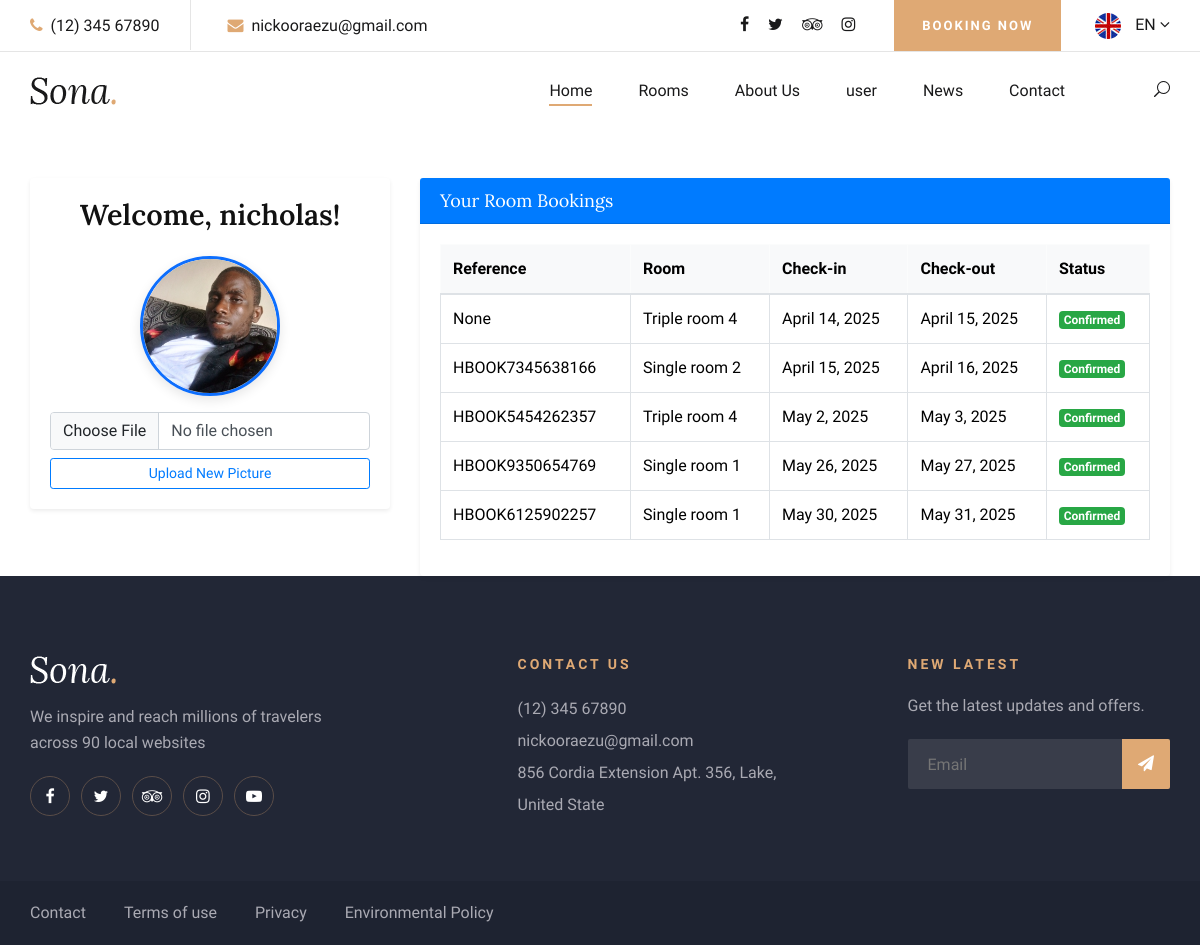
The page /accounts/dashboard/ (signed in) on the database as committed earlier.
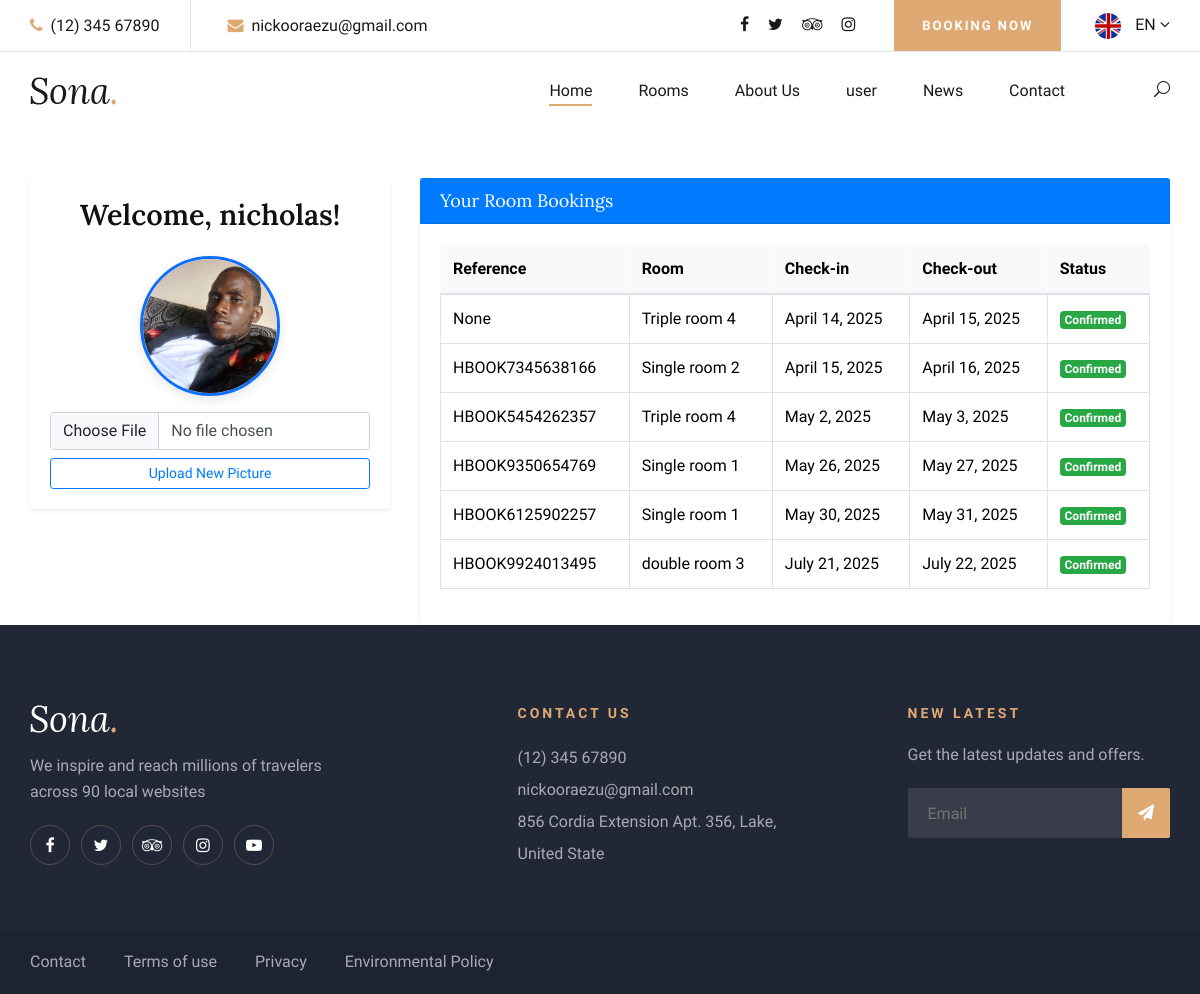
The same page on the database as committed later.
### rooms/models.py (models this page shows, shortened)
class Booking(models.Model):
    user = models.ForeignKey(settings.AUTH_USER_MODEL, on_delete=models.CASCADE)
    room=models.ForeignKey(Rooms,on_delete=models.CASCADE)
    check_in=models.DateField()
    check_out=models.DateField()
    guests=models.IntegerField()
    total_price=models.IntegerField()
    reference = models.CharField(max_length=100, blank=True, null=True)
    status= models.CharField(
        max_length=20,
         choices=[('pending', 'Pending'), ('confirmed', 'Confirmed'), ('cancelled', 'Cancelled')],
        default='pending'
    )

class Rooms(models.Model):
    room_type=models.CharField(max_length=50)
    room_number=models.CharField(max_length=20,unique=True)
    size=models.CharField(max_length=40)
    image=models.ImageField(upload_to='photos/room')
    capacity=models.CharField(max_length=30)
    bed=models.CharField(max_length=100)
    price_per_night=models.IntegerField()
    is_available=models.BooleanField(default=True)
    is_homepage=models.BooleanField(default=True)
    def __str__(self):
        return f'{self.room_type} {self.room_number}'

### accounts/views.py (the view)
# urls.py: path('dashboard/',views.dashboard,name='dashboard'),
def dashboard(request):
    user=request.user
    bookings=Booking.objects.filter(user=user)
    if request.method =='POST':
        profile_pic=request.FILES.get('profile_picture')
        if profile_pic:
            user.profile_picture = profile_pic
            user.save()
            return redirect('dashboard')
    context={
      'bookings':bookings,
      'user' :user
    }
    return render(request,'dashboard.html',context)

### templates/dashboard.html (shortened to what this page needs)
{% extends "base.html" %}
{% load static %}
{% block pagecontent %}
<div class="container mt-5">
    <div class="row g-4">
        <div class="col-md-4">
            <div class="card shadow-sm border-0">
                <div class="card-body text-center">
                    <h5 class="dashboard-title mb-4">Welcome, {{ user.first_name }}!</h5>
                    {% if user.profile_picture %}
                        <img src="{{ user.profile_picture.url }}" class="profile-img mb-3" alt="Profile Picture">
                    {% else %}
                        <img src="{% static 'img/default_profile.jpg' %}" class="profile-img mb-3" alt="default_profile">
                        <p class="text-muted small">No profile picture uploaded.</p>
                    {% endif %}
                    <form method="POST" enctype="multipart/form-data">
                        <input class="form-control mb-2" type="file" name="profile_picture">
                        <button type="submit" class="btn btn-outline-primary btn-sm w-100">Upload New Picture</button>
                    </form>
                </div>
            </div>
        </div>
        <div class="col-md-8">
            <div class="card shadow-sm border-0">
                <div class="card-header bg-primary text-white">
                    <h5 class="mb-0">Your Room Bookings</h5>
                </div>
                <div class="card-body">
                    {% if bookings %}
                        <div class="table-responsive">
                            <table class="table table-hover table-bordered align-middle">
                                <thead class="table-light">
                                    <tr>
                                        <th>Reference</th>
                                        <th>Room</th>
                                        <th>Check-in</th>
                                        <th>Check-out</th>
                                        <th>Status</th>
                                    </tr>
                                </thead>
                                <tbody>
                                    {% for booking in bookings %}
                                        <tr>
                                            <td>{{booking.reference }}</td>
                                            <td>{{ booking.room }}</td>
                                            <td>{{ booking.check_in }}</td>
                                            <td>{{ booking.check_out }}</td>
                                            <td>
                                                {% if booking.status == "confirmed" %}
                                                    <span class="badge bg-success">Confirmed</span>
                                                {% else %}
                                                    <span class="badge bg-secondary">{{ booking.status|title }}</span>
                                                {% endif %}
                                            </td>
                                        </tr>
                                    {% endfor %}
                                </tbody>
                            </table>
                        </div>
                    {% else %}
                        <p class="text-muted mb-0">You haven't made any bookings yet.</p>
                    {% endif %}
                </div>
            </div>
        </div>
    </div>
</div>
{% endblock %}

Rows that differ between the two databases and show on the page:
added Booking: reference "HBOOK9924013495", room "double room 3", check_in "July 21, 2025", check_out "July 22, 2025", status "Confirmed"
